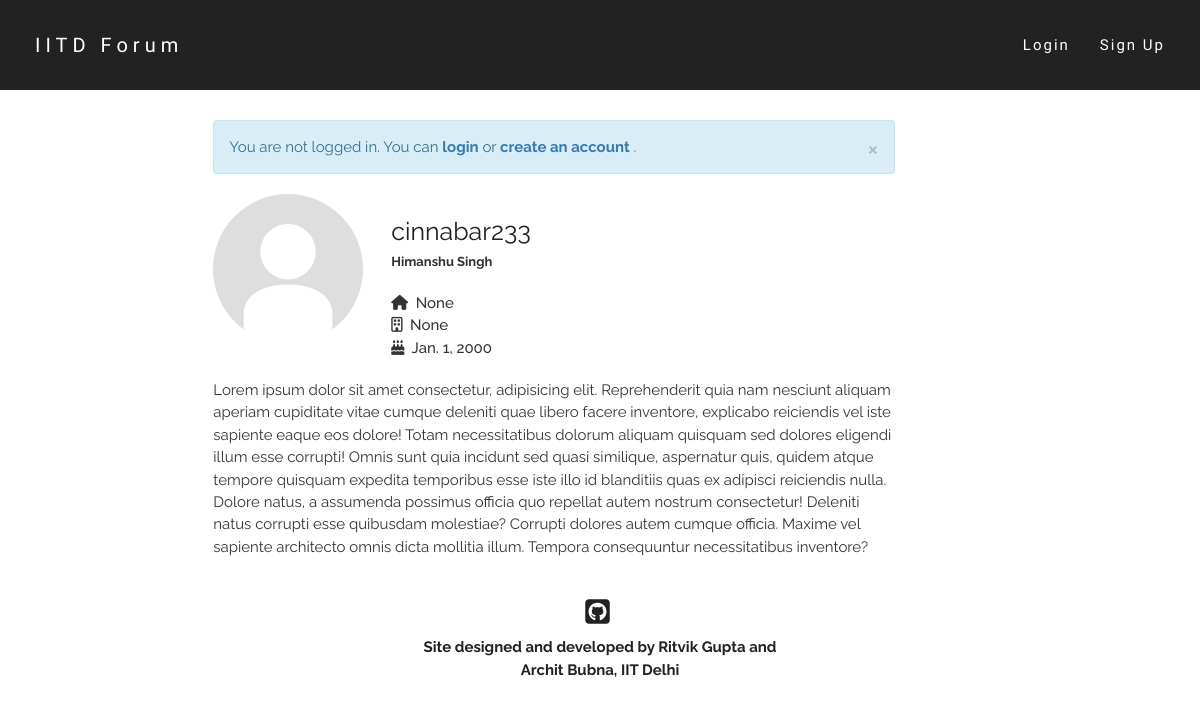
The page /users/cinnabar233/ on the database as committed earlier.
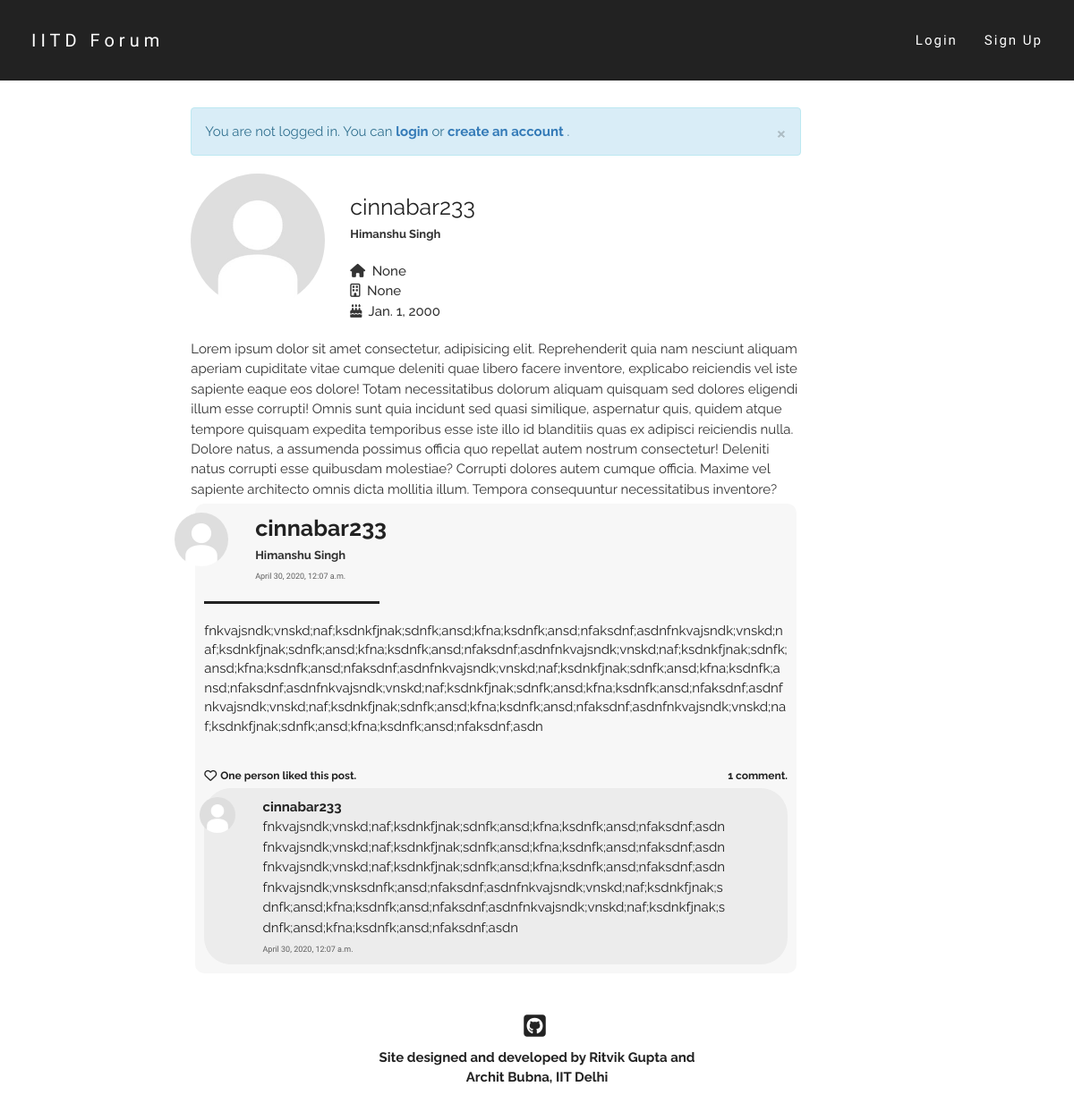
The same page on the database as committed later.
### post/models.py (models this page shows, shortened)
class Post(models.Model):
    text = models.TextField(max_length = 5000)
    author = models.ForeignKey(User, on_delete = models.CASCADE)
    pub_date = models.DateTimeField(default = timezone.now())

class Comment(models.Model):
    parent_post = models.ForeignKey(Post, on_delete = models.CASCADE)
    text = models.CharField(max_length = 500)
    author = models.ForeignKey(User, on_delete = models.CASCADE)
    pub_date = models.DateTimeField(default = timezone.now())

### users/models.py (models this page shows, shortened)
class Profile(models.Model):
    parent_user = models.OneToOneField(User, on_delete=models.CASCADE)
    date_of_birth = models.DateField()
    first_name = models.CharField(max_length=50)
    last_name = models.CharField(max_length=50)
    gender = models.CharField(max_length=100, default="Male")
    dept = models.CharField(max_length=100, default="None")
    hostel = models.CharField(max_length=100, default="None")
    image = models.ImageField(default='default.jpg',upload_to='profile-pics')
    def full_name(self):
        return self.first_name + ' ' + self.last_name

### users/views.py (the view)
# urls.py: path('<str:u_name>/', views.profile_view, name='profile_view'),
def profile_view(request, u_name):
    try:
        user = User.objects.get(username=u_name)
    except User.DoesNotExist:
        raise Http404("ERROR 404: User does not exist")
    posts = user.post_set.all().order_by('-pub_date')
    return render(request, 'users/profile.html', {'user': user, 'posts':posts, 'title': user.username})

### users/templates/users/profile.html (shortened to what the changed rows need)
{% extends "post/base.html" %}
{% block content %}
    {% for post in posts %}
    <div class="home-post-div"  id="post-{{ post.id }}-div">
        <div class="row">
            <div class="col-md-1">
                <img class="img-circle profile-pic" width=60 height=60 src="{{ post.author.profile.image.url }}" alt="default.jpg">
            </div>
            <div class="col-md-10">
                <font class="username-font">
                    <b>{{post.author.username}}</b>
                </font>
                <br>
                <font class="name-font">
                    {{post.author.profile.full_name}}
                </font>
                <br>
                <a href="{% url 'post:post_view' post.id %}" class="date-font">
                    {{post.pub_date}}
                </a>
            </div>
            <div class="col-md-1 delete-div">
            </div>
        </div>
        <hr class="hr1" align="left">
        <font class="post-content-font">
            {% if post.text|linebreaks|length < 600 %}
                <div class="content-div"> {{post.text|linebreaks}} </div>
            {% endif %}
        </font>
        <br>
        <div class="like-wrapper">
            {% if request.user in post.postlike.likers.all %}
                <div class="like-button-wrapper">
                    <i class="fa fa-heart liked like-button" aria-hidden="true" id="like{{ post.id }}" data-catid="{{ post.id }}"></i>
                </div>
                <div class="likes-count like-count-font" id="likes-count{{ post.id }}" data-catid="{{post.postlike.likers.count}}">
                        {% if post.postlike.likers.count == 1 %}
                            You liked this post.
                        {% elif post.postlike.likers.count == 2 %}
                            You and one other liked this post.
                        {% else %}
                            You and {{ post.postlike.likers.count|add:"-1" }} others liked this post.
                        {% endif %}
                </div>
            {% else %}
                <div class="like-button-wrapper">
                    {% if request.user.is_authenticated %}
                        <i class="fa fa-heart-o likes like-button" aria-hidden="true" id="like{{ post.id }}" data-catid="{{ post.id }}"></i>
                    {% else %}
                        <a href="{% url 'login' %}"><i class="fa fa-heart-o likes like-button" aria-hidden="true" id="like{{ post.id }}" data-catid="{{ post.id }}"></i></a>
                    {% endif %}
                </div>
                <div class="likes-count like-count-font" id="likes-count{{ post.id }}" data-catid="{{post.postlike.likers.count}}">
                        {% if post.postlike.likers.count == 0 %}
                            No likes yet.
                        {% elif post.postlike.likers.count == 1 %}
                            One person liked this post.
                        {% else %}
                            {{ post.postlike.likers.count }} people liked this post.
                        {% endif %}
                </div>
            {% endif %}
            <div class="comments-count like-count-font">
                {% if post.comment_set.all|length == 0 %}
                    No comments yet.
                {% elif post.comment_set.all|length == 1 %}
                    1 comment.
                {% else %}
                    {{post.comment_set.all|length}} comments.
                {% endif %}
            </div>
        </div>
        {% for comment in post.comment_set.all|dictsortreversed:"pub_date"|slice:":2" %}
        <div class="comment-div">
            <div class="row">
                <div class="col-md-1">
                    <img class="img-circle profile-pic" width=40 height=40 src="{{ comment.author.profile.image.url }}" alt="default.jpg">
                </div>
                <div class="col-md-10 content-div">
                    <a href="{% url 'users:profile_view' comment.author.username %}" class="post-head">
                        <font class="comment-username-font">
                                <b>{{comment.author.username}}</b>
                            </a>
                              {{comment.text}}
                    <br>
                    <font class="date-font">
                        {{comment.pub_date}}
                    </font>
                </div>
                <div class="col-md-1 comment-delete-div">
                </div>
            </div>
        </div>
        {% endfor %}
    </div>
    {% endfor %}
{% endblock content %}

Rows that differ between the two databases and show on the page:
added Post: author.profile.image (placeholder picture), author.username "cinnabar233", author.profile.full_name "Himanshu Singh", pub_date "April 30, 2020, 12:07 a.m.", text "fnkvajsndk;vnskd;naf;ksdnkfjnak;sdnfk;ansd;kfna;ksdnfk;ansd;nfaksdnf;asdnfnkvajsndk;vnskd;naf;ksdnkfjnak;sdnfk;ansd;kfna;ksdnfk;ansd;nfaksdnf;asdnfnkvajsndk;vnskd;naf;ksdnkfjnak;sdnfk;ansd;kfna;ksdnfk;ansd;nfaksdnf;asdnfnkvajsndk;vnskd;naf;ksdnkfjnak;sdnfk;ansd;kfna;ksdnfk;ansd;nfaksdnf;asdnfnkvajsndk;vnskd;naf;ksdnkfjnak;sdnfk;ansd;kfna;ksdnfk;ansd;nfaksdnf;asdnfnkvajsndk;vnskd;naf;ksdnkfjnak;sdnfk;ansd;kfna;ksdnfk;ansd;nfaksdnf;asdnfnkvajsndk;vnskd;naf;ksdnkfjnak;sdnfk;ansd;kfna;ksdnfk;ansd;nfaksdnf;asdn", shows "One person liked this post.", shows "1 comment."
added Comment: author.profile.image (placeholder picture), author.username "cinnabar233", text "fnkvajsndk;vnskd;naf;ksdnkfjnak;sdnfk;ansd;kfna;ksdnfk;ansd;nfaksdnf;asdnfnkvajsndk;vnskd;naf;ksdnkfjnak;sdnfk;ansd;kfna;ksdnfk;ansd;nfaksdnf;asdnfnkvajsndk;vnskd;naf;ksdnkfjnak;sdnfk;ansd;kfna;ksdnfk;ansd;nfaksdnf;asdnfnkvajsndk;vnsksdnfk;ansd;nfaksdnf;asdnfnkvajsndk;vnskd;naf;ksdnkfjnak;sdnfk;ansd;kfna;ksdnfk;ansd;nfaksdnf;asdnfnkvajsndk;vnskd;naf;ksdnkfjnak;sdnfk;ansd;kfna;ksdnfk;ansd;nfaksdnf;asdn", pub_date "April 30, 2020, 12:07 a.m."
